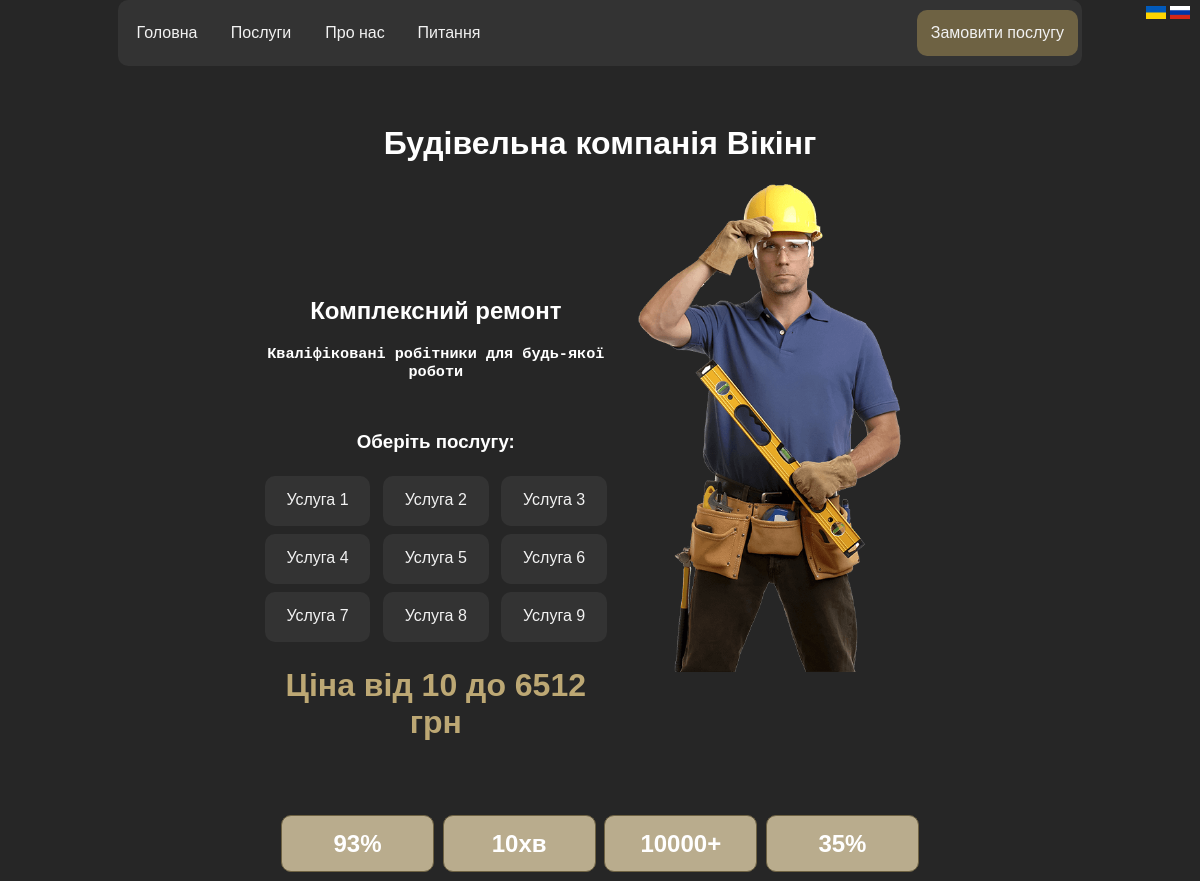
The page /uk/ (upper part) on the database as committed earlier.
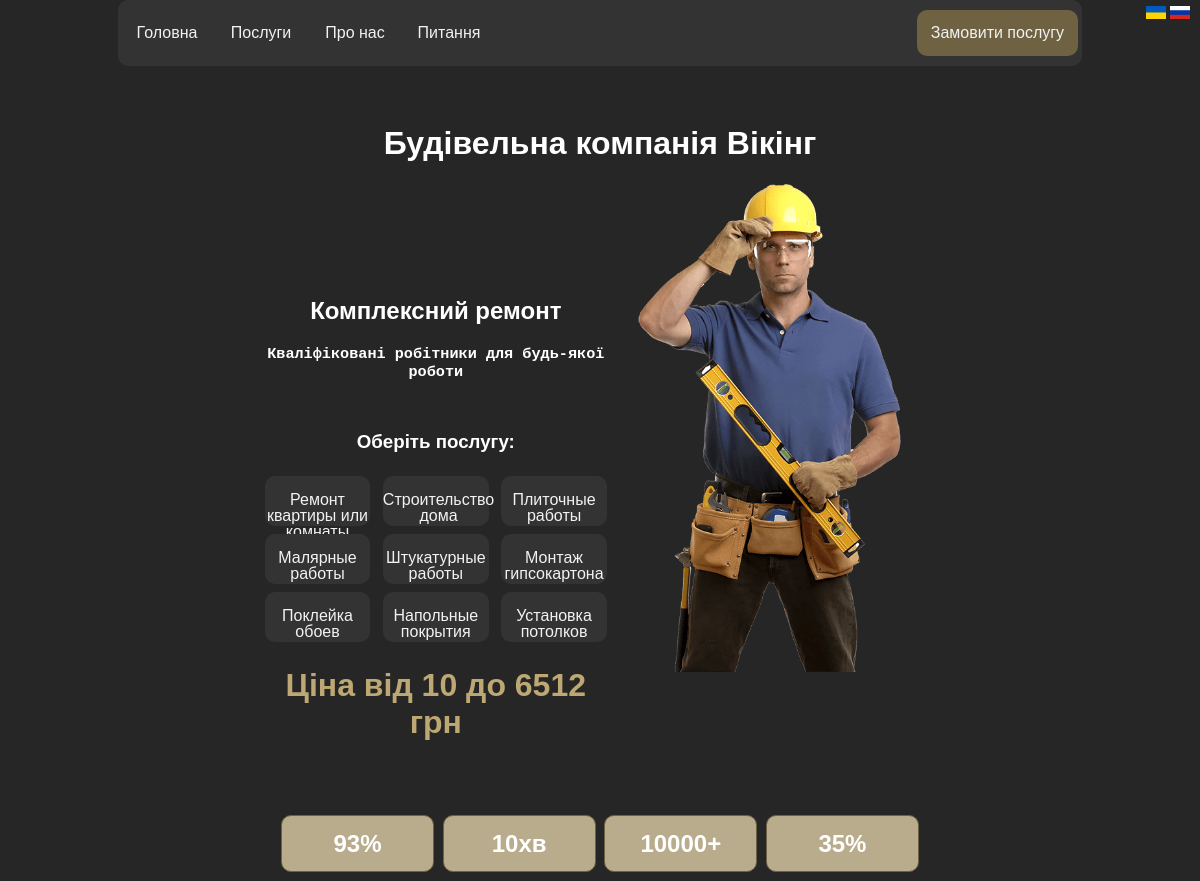
The same page on the database as committed later.
### main/models.py (models this page shows, shortened)
class ServicesAndPrice(models.Model):
    service = models.TextField(_('Послуга'), max_length=100)
    description = models.TextField(_('Опис'), null=True, blank=True)
    price = models.DecimalField(_('Ціна'), max_digits=6, decimal_places=0)
    si = models.CharField(_('Одиниці виміру'), max_length=20, null=True, blank=True, default='грн')
    image = models.ImageField(_('Зображення'), null=True, blank=True, upload_to='var/www/file_project/media/images/')
    class Meta:
        verbose_name = _('Послуга')
        verbose_name_plural = _('Послуги')

### main/views.py (the view)
# urls.py: path('', views.index, name='home'),
def index(request):
    service = ServicesAndPrice.objects.order_by('id')[:9]
    data = {}
    if ServicesAndPrice.objects.count() != 0:
        min_price = ServicesAndPrice.objects.order_by('price')[0]
        max_price = ServicesAndPrice.objects.order_by('-price')[0]
        data.update({
            'min_price': min_price,
            'max_price': max_price,
        })
    data.update({
        'service': service,
    })
    return render(request, 'main/index.html', data)

### main/templates/main/index.html (shortened to what this page needs)
{% extends 'main/base.html' %}
{% load static %}
{% load i18n %}
{% block content %}
<div style="">
    <h1 align="center">{% translate 'Будівельна компанія Вікінг' %}</h1>
    <div style="margin-bottom: 50px">
        <div class="InTitle">
            <h2 align="center">{% translate 'Комплексний ремонт' %}</h2>
            <h3 align="center" style="font-family: monospace">{% translate 'Кваліфіковані робітники для будь-якої роботи' %}</h3>
        {% if service %}
            <h3 align="center" style="margin-top: 50px">{% translate 'Оберіть послугу' %}:</h3>
           <ul class="rab">
                {% for i in service %}
                    <li><a href="{% url 'service_detail' i.id %}"><p style="text-align: center; width: 100%">{{ i.service }}</p></a></li>
                {% endfor %}
            </ul>
            <h1 style="color: #bda874">{% blocktranslate with min_price=min_price.price max_price=max_price.price %}Ціна від {{ min_price }} до {{ max_price }} грн{% endblocktranslate %}</h1>
        {% else %}
            <h3>{% translate 'Адміністратор ще не додав послуг' %}</h3>
        {% endif %}
        </div>
        <img src="{% static 'main/img/pngegg.png' %}" alt="handyman1img" width="45%">
    </div>
    <div style="height: 150px; ">
        <div class="advert">
            <ul style="padding-left: 0;">
                <li class="add"><h2>93%</h2><br>{% translate 'Конверсія виходу в зміну' %}</li>
                <li class="add"><h2>10хв</h2><br>{% translate 'Середній час формування зміни' %}</li>
                <li class="add"><h2>10000+</h2><br>{% translate 'Робітників в нашій базі' %}</li>
                <li class="add"><h2>35%</h2><br>{% translate 'Ваша економія' %}</li>
            </ul>
        </div>
    </div>
</div>
{% endblock %}

Rows that differ between the two databases and show on the page:
changed ServicesAndPrice: service "Услуга 1" → "Ремонт квартиры или комнаты"
changed ServicesAndPrice: service "Услуга 2" → "Строительство дома"
changed ServicesAndPrice "Ціна від 10 до 6512 грн": service "Услуга 3" → "Плиточные работы"
changed ServicesAndPrice: service "Услуга 4" → "Малярные работы"
changed ServicesAndPrice: service "Услуга 5" → "Штукатурные работы"
changed ServicesAndPrice: service "Услуга 6" → "Монтаж гипсокартона"
changed ServicesAndPrice: service "Услуга 7" → "Поклейка обоев"
changed ServicesAndPrice: service "Услуга 8" → "Напольные покрытия"
changed ServicesAndPrice: service "Услуга 9" → "Установка потолков"
